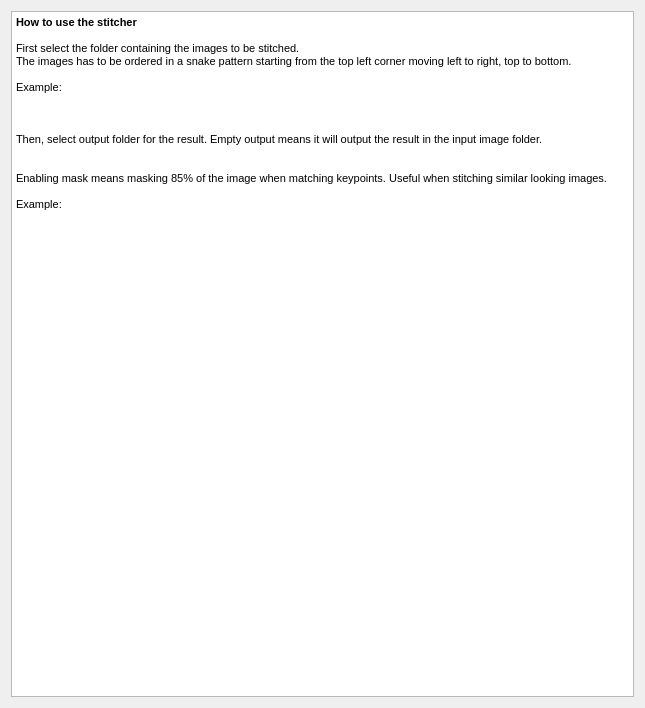
<?xml version="1.0" encoding="UTF-8"?>
<ui version="4.0">
 <class>StitcherHelpDialog</class>
 <widget class="QDialog" name="StitcherHelpDialog">
  <property name="geometry">
   <rect>
    <x>0</x>
    <y>0</y>
    <width>645</width>
    <height>708</height>
   </rect>
  </property>
  <property name="minimumSize">
   <size>
    <width>645</width>
    <height>708</height>
   </size>
  </property>
  <property name="windowTitle">
   <string>Stitcher help</string>
  </property>
  <layout class="QGridLayout" name="gridLayout">
   <item row="0" column="0">
    <widget class="QTextEdit" name="textEdit">
     <property name="sizePolicy">
      <sizepolicy hsizetype="Expanding" vsizetype="Expanding">
       <horstretch>0</horstretch>
       <verstretch>0</verstretch>
      </sizepolicy>
     </property>
     <property name="readOnly">
      <bool>true</bool>
     </property>
     <property name="html">
      <string>&lt;!DOCTYPE HTML PUBLIC &quot;-//W3C//DTD HTML 4.0//EN&quot; &quot;http://www.w3.org/TR/REC-html40/strict.dtd&quot;&gt;
&lt;html&gt;&lt;head&gt;&lt;meta name=&quot;qrichtext&quot; content=&quot;1&quot; /&gt;&lt;style type=&quot;text/css&quot;&gt;
p, li { white-space: pre-wrap; }
&lt;/style&gt;&lt;/head&gt;&lt;body style=&quot; font-family:'MS Shell Dlg 2'; font-size:8.25pt; font-weight:400; font-style:normal;&quot;&gt;
&lt;p style=&quot; margin-top:0px; margin-bottom:0px; margin-left:0px; margin-right:0px; -qt-block-indent:0; text-indent:0px;&quot;&gt;&lt;span style=&quot; font-weight:600;&quot;&gt;How to use the stitcher&lt;/span&gt;&lt;/p&gt;
&lt;p style=&quot;-qt-paragraph-type:empty; margin-top:0px; margin-bottom:0px; margin-left:0px; margin-right:0px; -qt-block-indent:0; text-indent:0px; font-weight:600;&quot;&gt;&lt;br /&gt;&lt;/p&gt;
&lt;p style=&quot; margin-top:0px; margin-bottom:0px; margin-left:0px; margin-right:0px; -qt-block-indent:0; text-indent:0px;&quot;&gt;First select the folder containing the images to be stitched.&lt;/p&gt;
&lt;p style=&quot; margin-top:0px; margin-bottom:0px; margin-left:0px; margin-right:0px; -qt-block-indent:0; text-indent:0px;&quot;&gt;The images has to be ordered in a snake pattern starting from the top left corner moving left to right, top to bottom.&lt;/p&gt;
&lt;p style=&quot;-qt-paragraph-type:empty; margin-top:0px; margin-bottom:0px; margin-left:0px; margin-right:0px; -qt-block-indent:0; text-indent:0px;&quot;&gt;&lt;br /&gt;&lt;/p&gt;
&lt;p style=&quot; margin-top:0px; margin-bottom:0px; margin-left:0px; margin-right:0px; -qt-block-indent:0; text-indent:0px;&quot;&gt;Example:&lt;/p&gt;
&lt;p style=&quot;-qt-paragraph-type:empty; margin-top:0px; margin-bottom:0px; margin-left:0px; margin-right:0px; -qt-block-indent:0; text-indent:0px;&quot;&gt;&lt;br /&gt;&lt;/p&gt;
&lt;p style=&quot; margin-top:0px; margin-bottom:0px; margin-left:0px; margin-right:0px; -qt-block-indent:0; text-indent:0px;&quot;&gt;&lt;img src=&quot;:/Stitching/stitchingPattern.png&quot; /&gt;&lt;/p&gt;
&lt;p style=&quot;-qt-paragraph-type:empty; margin-top:0px; margin-bottom:0px; margin-left:0px; margin-right:0px; -qt-block-indent:0; text-indent:0px;&quot;&gt;&lt;br /&gt;&lt;/p&gt;
&lt;p style=&quot; margin-top:0px; margin-bottom:0px; margin-left:0px; margin-right:0px; -qt-block-indent:0; text-indent:0px;&quot;&gt;Then, select output folder for the result. Empty output means it will output the result in the input image folder.&lt;/p&gt;
&lt;p style=&quot;-qt-paragraph-type:empty; margin-top:0px; margin-bottom:0px; margin-left:0px; margin-right:0px; -qt-block-indent:0; text-indent:0px;&quot;&gt;&lt;br /&gt;&lt;/p&gt;
&lt;p style=&quot;-qt-paragraph-type:empty; margin-top:0px; margin-bottom:0px; margin-left:0px; margin-right:0px; -qt-block-indent:0; text-indent:0px;&quot;&gt;&lt;br /&gt;&lt;/p&gt;
&lt;p style=&quot; margin-top:0px; margin-bottom:0px; margin-left:0px; margin-right:0px; -qt-block-indent:0; text-indent:0px;&quot;&gt;Enabling mask means masking 85% of the image when matching keypoints. Useful when stitching similar looking images.&lt;/p&gt;
&lt;p style=&quot;-qt-paragraph-type:empty; margin-top:0px; margin-bottom:0px; margin-left:0px; margin-right:0px; -qt-block-indent:0; text-indent:0px;&quot;&gt;&lt;br /&gt;&lt;/p&gt;
&lt;p style=&quot; margin-top:0px; margin-bottom:0px; margin-left:0px; margin-right:0px; -qt-block-indent:0; text-indent:0px;&quot;&gt;Example: &lt;/p&gt;
&lt;p style=&quot;-qt-paragraph-type:empty; margin-top:0px; margin-bottom:0px; margin-left:0px; margin-right:0px; -qt-block-indent:0; text-indent:0px;&quot;&gt;&lt;br /&gt;&lt;/p&gt;
&lt;p style=&quot; margin-top:0px; margin-bottom:0px; margin-left:0px; margin-right:0px; -qt-block-indent:0; text-indent:0px;&quot;&gt;&lt;img src=&quot;:/Stitching/stitchingMask.png&quot; /&gt;&lt;/p&gt;
&lt;p style=&quot;-qt-paragraph-type:empty; margin-top:0px; margin-bottom:0px; margin-left:0px; margin-right:0px; -qt-block-indent:0; text-indent:0px; font-size:8pt;&quot;&gt;&lt;br /&gt;&lt;/p&gt;&lt;/body&gt;&lt;/html&gt;</string>
     </property>
    </widget>
   </item>
  </layout>
 </widget>
 <resources>
  <include location="../Resource/stitching.qrc"/>
 </resources>
 <connections/>
</ui>
